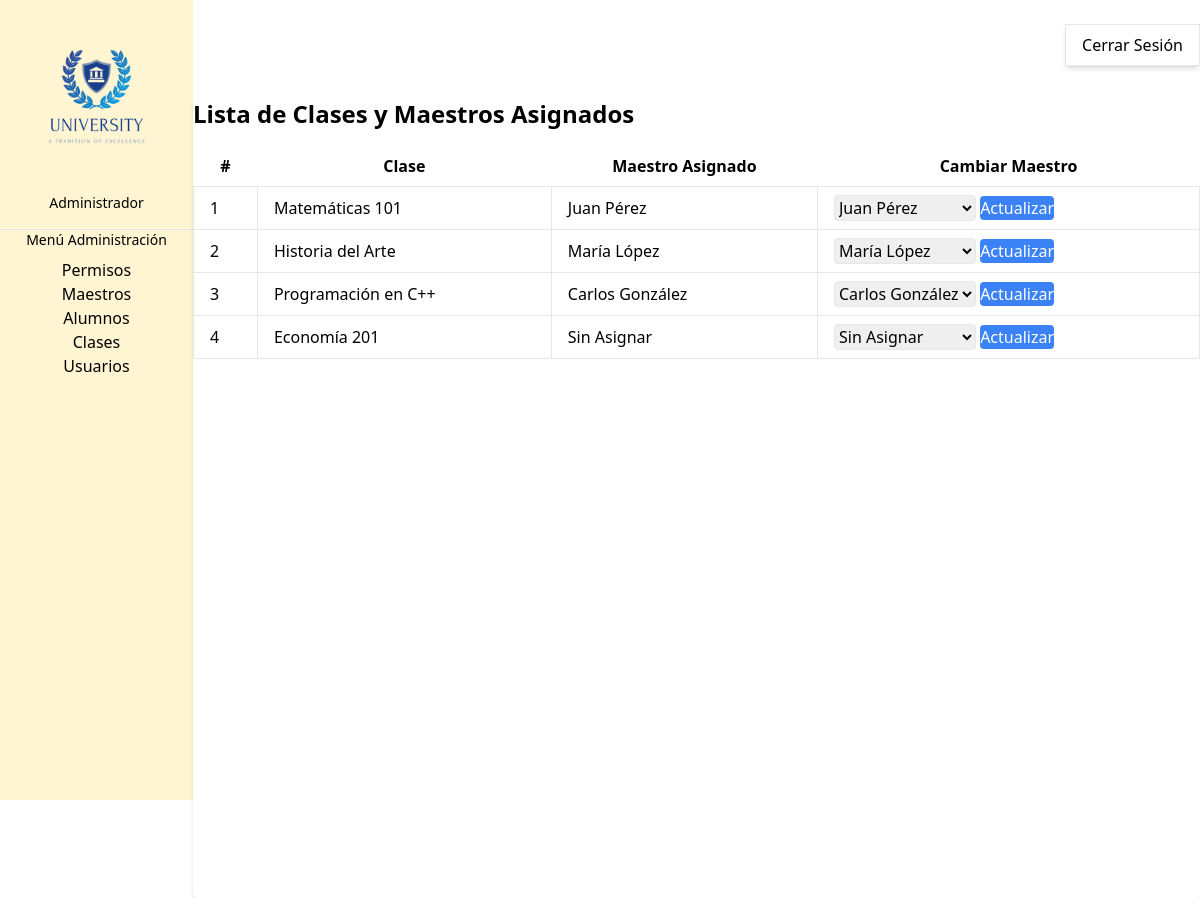
The app's page /clases.php, older data.
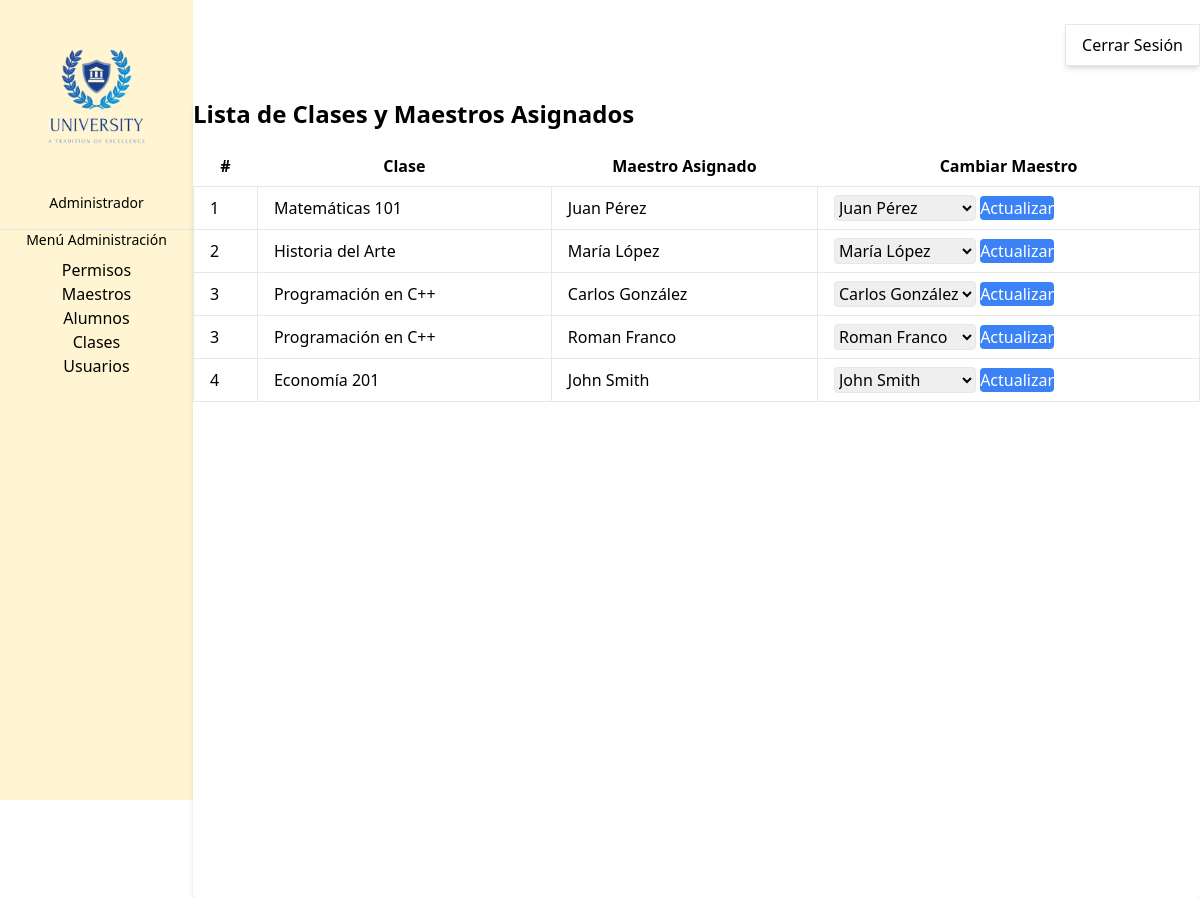
The same page, newer data.
### tables this page shows
CREATE TABLE `maestros` (
  `id` int(11) NOT NULL,
  `nombre` varchar(255) NOT NULL,
  `email` varchar(255) NOT NULL,
  `clase_id` int(11) NOT NULL
);

CREATE TABLE `clases` (
  `id` int(11) NOT NULL,
  `nombre` varchar(255) NOT NULL
);

### clases.php (the view, shortened to what this page needs)
<?php
   $servername = "localhost";
    $username = "id21126023_admin";
    $password = "Roman18*";
    $dbname = "id21126023_universidad";
$conn = new mysqli($servername, $username, $password, $dbname);
$sql = "SELECT c.id AS clase_id, c.nombre AS clase_nombre, m.id AS maestro_id, m.nombre AS maestro_nombre
        FROM clases c
        LEFT JOIN maestros m ON c.id = m.clase_id";
$result = $conn->query($sql);
?>
<!DOCTYPE html>
<html lang="es">
<head>
    <link href="/dist/output.css" rel="stylesheet">
</head>
<body class="bg-white flex">
 <div class="bg-[#fff5d2] w-1/4 py-4 px-6 h-screen fixed top-0 left-0 bottom-0 overflow-y-auto border-r-2 border-gray-300">
    <center> <img src="./assets/logo.jpg" width="230" height="70" class="self-center"></center>
    <div class="mb-4 text-center">
        <p class="text-sm">Administrador</p>
    </div>
    <hr class="border-t border-gray-700 my-4">
    <p class="text-sm mb-2 text-center">Menú Administración</p>
    <ul class="space-y-2">
        <li class="flex justify-center"><a href="permisos.php" class="text-black hover:text-gray-400"><span class="mr-2">Permisos</span><i class="fas fa-user-shield"></i></a></li>
        <li class="flex justify-center"><a href="maestrolista.php" class="text-black hover:text-gray-400"><span class="mr-2">Maestros</span><i class="fas fa-chalkboard-teacher"></i></a></li>
        <li class="flex justify-center"><a href="alumnolista.php" class="text-black hover:text-gray-400"><span class="mr-2">Alumnos</span><i class="fas fa-users"></i></a></li>
        <li class="flex justify-center"><a href="clases.php" class="text-black hover:text-gray-400"><span class="mr-2">Clases</span><i class="fas fa-book"></i></a></li>
        <li class="flex justify-center"><a href="usuarios.php" class="text-black hover:text-gray-400"><span class="mr-2">Usuarios</span><i class="fas fa-users"></i></a></li>
    </ul>
</div>
    <div class="flex-grow py-4 px-6 w-full">
        <div class="flex justify-end mb-4 w-full">
        <div class="flex justify-end mb-4 w-full">
            <div class="relative">
                <ul class="absolute right-0 hidden bg-white mt-2 w-32 border shadow-md">
                    <li><a href="logout.php" class="block px-4 py-2 text-gray-800 hover:bg-gray-100">Cerrar Sesión</a></li>
                </ul>
            </div>
        </div>            </div>
        <div class="bg-white p-4 rounded shadow-md h-screen">
            <h2 class="text-2xl font-semibold mb-4">Lista de Clases y Maestros Asignados</h2>
            <table class="w-full">
                <thead>
                    <tr>
                        <th class="px-4 py-2">#</th>
                        <th class="px-4 py-2">Clase</th>
                        <th class="px-4 py-2">Maestro Asignado</th>
                        <th class="px-4 py-2">Cambiar Maestro</th>
                    </tr>
                </thead>
                <tbody>
                    <?php
                    if ($result->num_rows > 0) {
                        while ($row = $result->fetch_assoc()) {
                            echo '<tr>';
                            echo '<td class="border px-4 py-2">' . $row['clase_id'] . '</td>';
                            echo '<td class="border px-4 py-2">' . $row['clase_nombre'] . '</td>';
                            echo '<td class="border px-4 py-2">' . ($row['maestro_nombre'] ?: 'Sin Asignar') . '</td>';
                            echo '<td class="border px-4 py-2">
                                <form action="clases.php" method="post">
                                    <input type="hidden" name="clase_id" value="' . $row['clase_id'] . '">
                                    <select name="maestro_id" class="border rounded px-2 py-1">
                                        <option value="">Sin Asignar</option>';
                            $maestros_sql = "SELECT id, nombre FROM maestros";
                            $maestros_result = $conn->query($maestros_sql);
                            while ($maestro = $maestros_result->fetch_assoc()) {
                                echo '<option value="' . $maestro['id'] . '" ' . ($maestro['id'] == $row['maestro_id'] ? 'selected' : '') . '>' . $maestro['nombre'] . '</option>';
                            }
                            echo '</select>
                                    <button type="submit" class="bg-blue-500 text-white px-2 py-1 rounded ml-2">Actualizar</button>
                                </form>
                            </td>';
                            echo '</tr>';
                        }
                    } else {
                        echo '<tr><td colspan="4">No se encontraron clases</td></tr>';
                    }
                    ?>
                </tbody>
            </table>
        </div>
    </div>
</body>
</html>

Row changes from the older to the newer data that the page shows:
no longer on this page (row unchanged): clases: id "4", nombre "Economía 201", maestro_nombre "Sin Asignar"
added maestros: clase "3", clase.nombre "Programación en C++", nombre "Roman Franco", maestro_id "Roman Franco"
added maestros: clase "4", clase.nombre "Economía 201", nombre "John Smith", maestro_id "John Smith"
